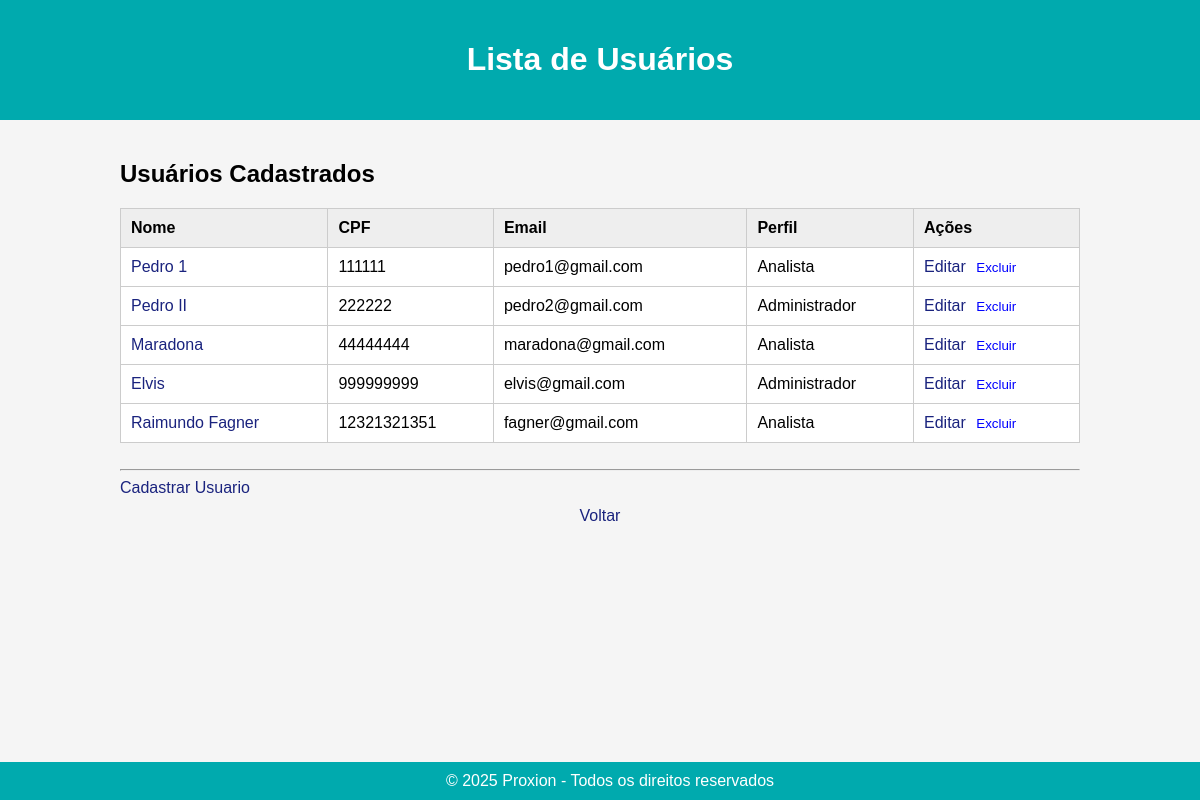
The app's page /usuarios/, older data.
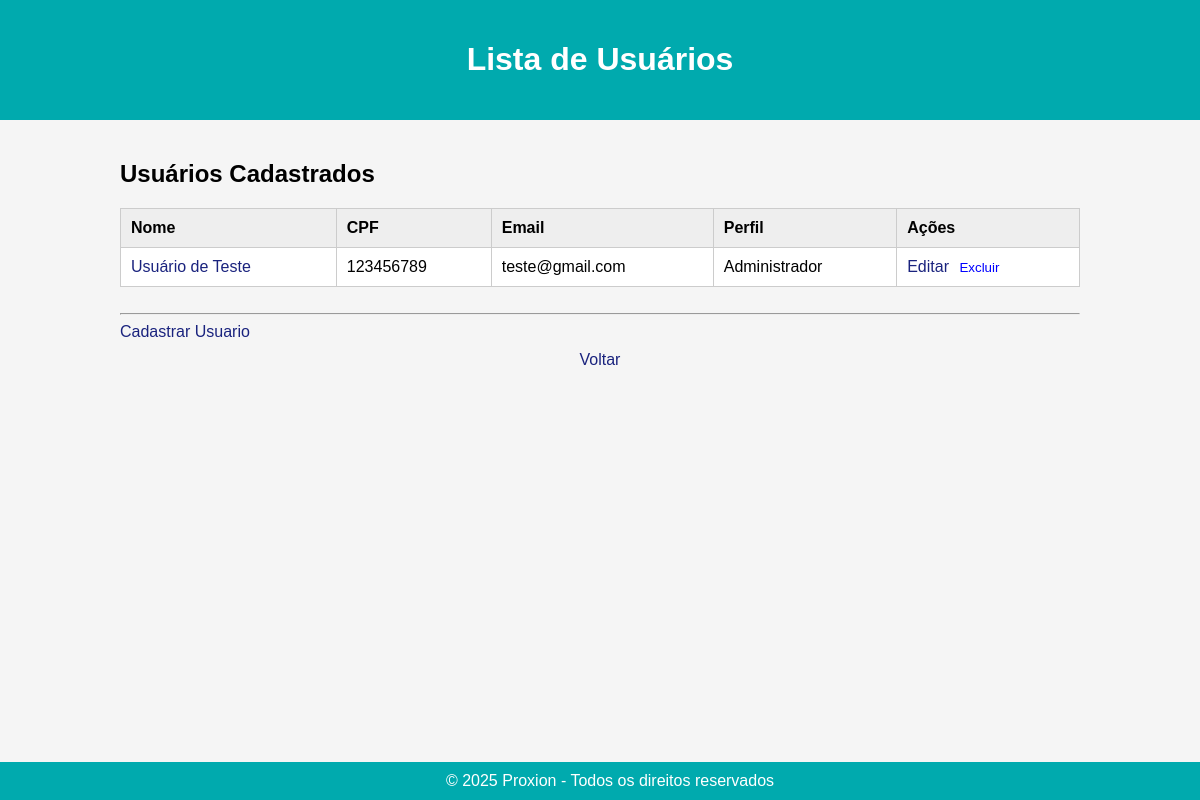
The same page, newer data.
### usuarios/models.py (models this page shows, shortened)
class Usuario(models.Model):
    user = models.OneToOneField(User, on_delete=models.CASCADE, related_name='usuario', null=True, blank=True)
    PERFIS = (
        ('admin', 'Administrador'),
        ('analista', 'Analista'),
    )
    nome_completo = models.CharField(max_length=255)
    cpf = models.CharField(max_length=14, unique=True)
    email = models.EmailField(unique=True)
    telefone = models.CharField(max_length=20, blank=True)
    foto = models.ImageField(upload_to='usuarios/fotos/', null=True, blank=True)
    assinatura = models.ImageField(upload_to='usuarios/assinaturas/', null=True, blank=True)
    perfil = models.CharField(max_length=10, choices=PERFIS, default='analista')
    data_cadastro = models.DateTimeField(default=timezone.now, editable=False)

### usuarios/views.py (the view)
# urls.py: path('', views.listar_usuarios, name='listar_usuarios'),
def listar_usuarios(request):
    usuarios = Usuario.objects.all()
    return render(request, 'usuarios/listar_usuarios.html', {'usuarios': usuarios})

### usuarios/templates/usuarios/listar_usuarios.html (shortened to what this page needs)
{% extends 'base.html' %}
{% block header %}
    <h1>Lista de Usuários</h1>
{% endblock %}
{% block content %}
<h2>Usuários Cadastrados</h2>
<table border="1" cellspacing="0" cellpadding="8">
    <thead>
        <tr>
            <th>Nome</th>
            <th>CPF</th>
            <th>Email</th>
            <th>Perfil</th>
            <th>Ações</th>
        </tr>
    </thead>
    <tbody>
        {% for usuario in usuarios %}
        <tr>
            <td><a href="{% url 'usuarios:detalhes_usuario' usuario.id %}">{{ usuario.nome_completo }}</a></td>
            <td>{{ usuario.cpf }}</td>
            <td>{{ usuario.email }}</td>
            <td>{{ usuario.get_perfil_display }}</td>
            <td>
                <a href="{% url 'usuarios:editar_usuario' usuario.id %}">Editar</a>
                <form method="POST" action="{% url 'usuarios:excluir_usuario' usuario.id %}" style="display:inline;" onsubmit="return confirm('Tem certeza que deseja excluir este usuário?');">
                    <button type="submit" style="background:none;border:none;color:blue;cursor:pointer;">Excluir</button>
                </form>
            </td>
        </tr>
        {% empty %}
        <tr>
            <td colspan="5">Nenhum usuário cadastrado.</td>
        </tr>
        {% endfor %}
    </tbody>
</table>
<br><hr>
<div>
    <a href="{% url 'usuarios:cadastrar_usuario' %}" class="btn btn-primary mb-3">Cadastrar Usuario</a>
    <a href="{% url 'core:dashboard' %}" style="display:block; text-align:center; margin-top:10px;">Voltar</a>
</div>
{% endblock %}

Row changes from the older to the newer data that the page shows:
removed Usuario: nome_completo "Pedro 1", cpf "111111", email "pedro1@gmail.com", perfil "Analista"
removed Usuario: nome_completo "Pedro II", cpf "222222", email "pedro2@gmail.com", perfil "Administrador"
removed Usuario: nome_completo "Maradona", cpf "44444444", email "maradona@gmail.com", perfil "Analista"
removed Usuario: nome_completo "Elvis", cpf "999999999", email "elvis@gmail.com", perfil "Administrador"
removed Usuario: nome_completo "Raimundo Fagner", cpf "12321321351", email "fagner@gmail.com", perfil "Analista"
added Usuario: nome_completo "Usuário de Teste", cpf "123456789", email "teste@gmail.com", perfil "Administrador"
